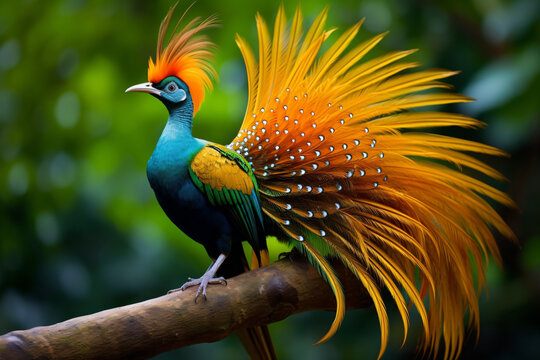
#> input picture images/Original.jpg, 540 x 360 px
$ python task-a.py
#> lines starting #> are read from the running program, lines starting #| are printed output that depends on the picture
import cv2
import matplotlib.pyplot as plt

# Load image
img = cv2.imread("images/Original.jpg")
#> img is the input picture: shape (360, 540, 3); mean B, G, R 24.4, 75.2, 77.4
img_rgb = cv2.cvtColor(img, cv2.COLOR_BGR2RGB)

# Split channels (OpenCV uses BGR)
b, g, r = cv2.split(img)
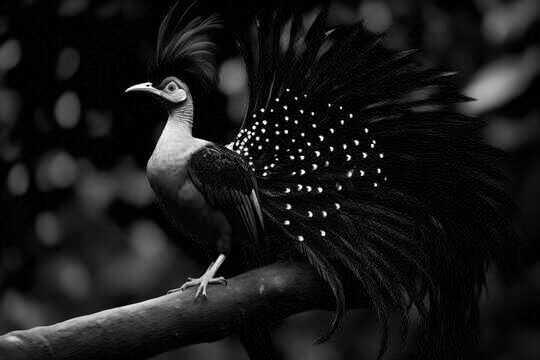
#> b: shape (360, 540); min 0, max 255, mean 24.4
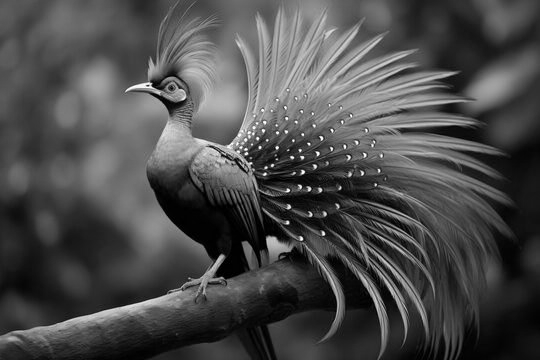
#> g: shape (360, 540); min 0, max 255, mean 75.2
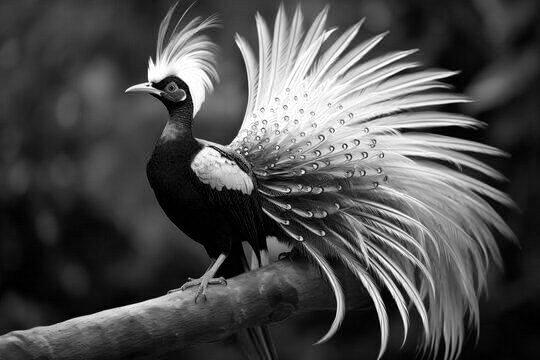
#> r: shape (360, 540); min 0, max 255, mean 77.4

# Create 2x2 grid
fig, axs = plt.subplots(2, 2, figsize=(10, 8))

axs[0, 0].imshow(img_rgb)
axs[0, 0].set_title("Original - Abhishek KC")
axs[0, 0].axis("off")

axs[0, 1].imshow(r, cmap="gray")
axs[0, 1].set_title("Red Channel")
axs[0, 1].axis("off")

axs[1, 0].imshow(g, cmap="gray")
axs[1, 0].set_title("Green Channel")
axs[1, 0].axis("off")

axs[1, 1].imshow(b, cmap="gray")
axs[1, 1].set_title("Blue Channel")
axs[1, 1].axis("off")

plt.tight_layout()
plt.savefig("task-a-result.png")
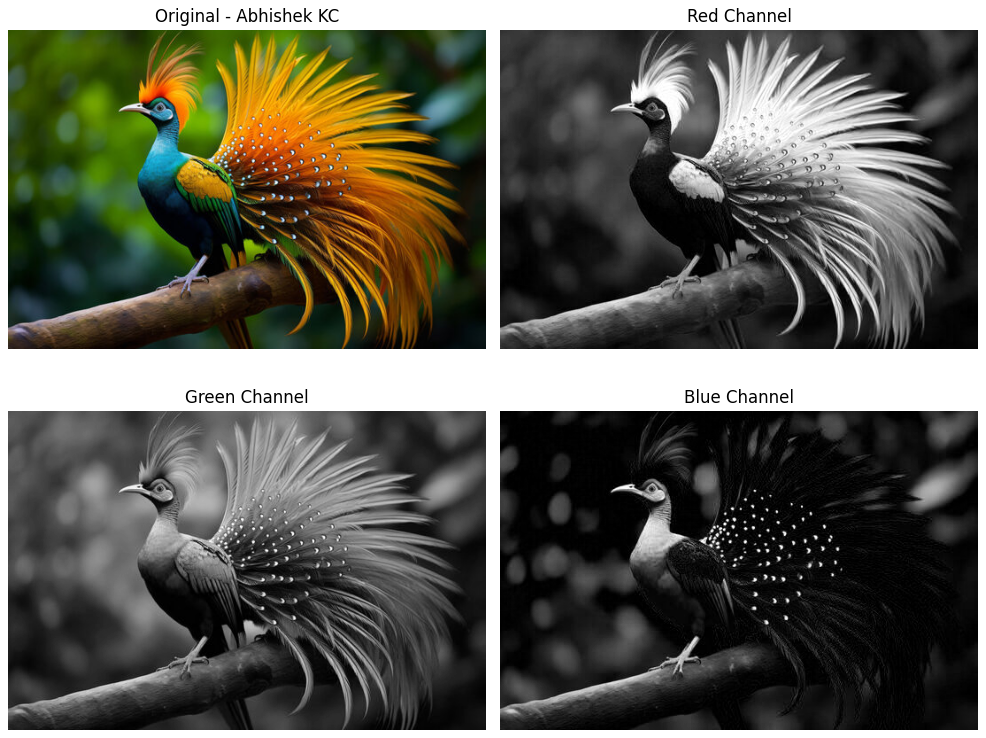
#> figure drawn by matplotlib, 4 panels
plt.show()
